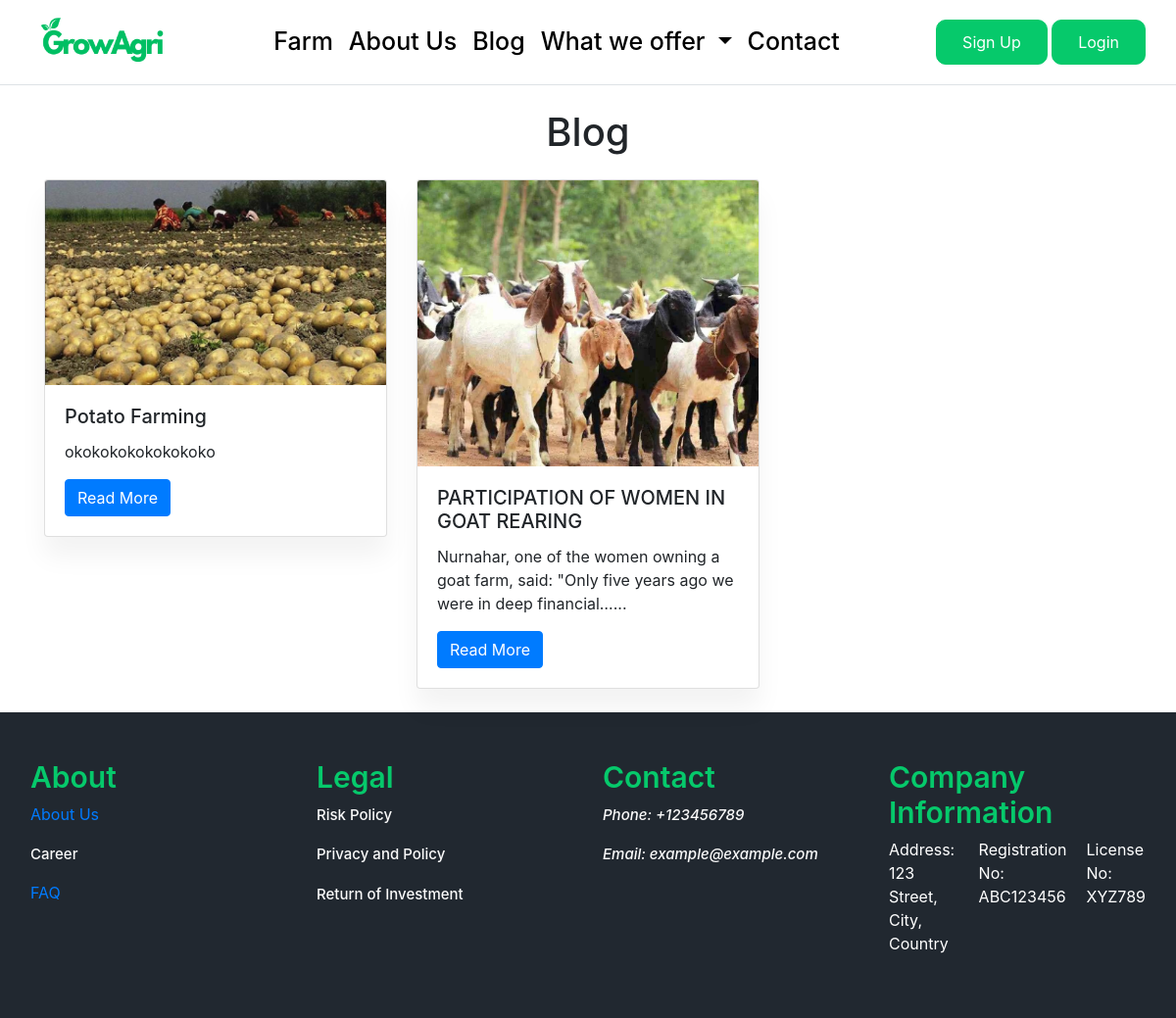
/blog/, run on an earlier commit of the app's database.
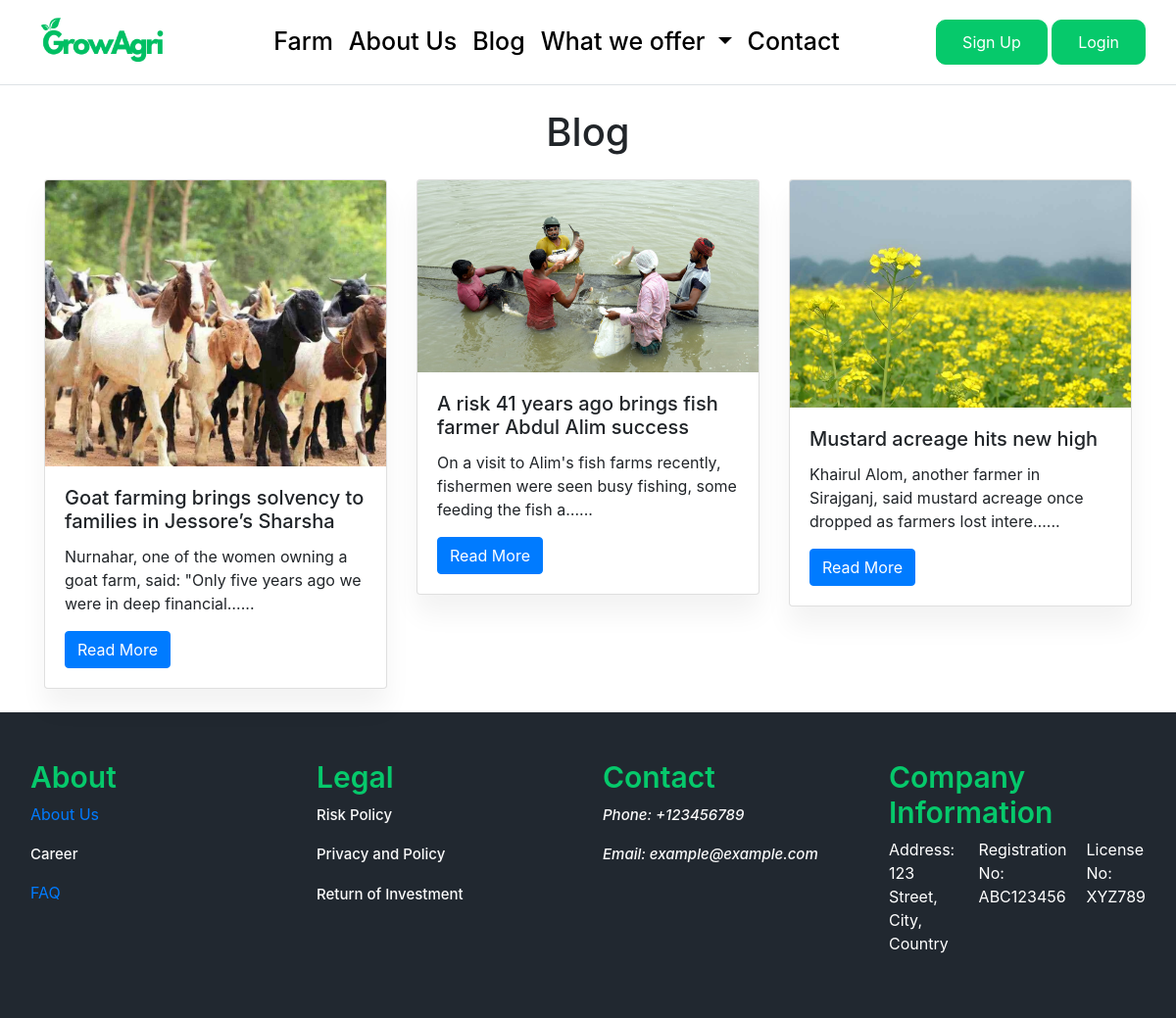
And on a later commit of the database.
### blog/models.py (models this page shows, shortened)
class Post(models.Model):
    title = models.CharField(max_length=200)
    content = models.TextField()  # Reverted back to TextField
    author_name = models.CharField(max_length=100)
    date_posted = models.DateTimeField(default=timezone.now)
    image = models.ImageField(upload_to='post_images', default='default.jpg')

### blog/views.py (the view)
# urls.py: path('', views.blog_list, name='blog_list'),
def blog_list(request):
    posts = Post.objects.all()
    return render(request, 'blog/blog_list.html', {'posts': posts})

### carts/context_processors.py (called while the page is built)
def counter(request):
    cart_count = 0
    if 'admin' in request.path:
        return {}
    else:
        try:
            cart = Cart.objects.filter(cart_id=_cart_id(request))
            if request.user.is_authenticated:
                cart_items = CartItem.objects.all().filter(user=request.user)
            else:
                cart_items = CartItem.objects.filter(cart=cart[:1])
            for cart_item in cart_items:
                cart_count += cart_item.quantity
        except Cart.DoesNotExist:
            cart_count = 0
    return {'cart_count': cart_count}

### carts/views.py (called while the page is built)
def _cart_id(request):
    cart = request.session.session_key
    if not cart:
        cart = request.session.create()
    return cart

### projects/context_processors.py (called while the page is built)
def menu_links(request):
    links = CropType.objects.all()
    return dict(links=links)

### templates/blog/blog_list.html (shortened to what this page needs)
{% extends "base.html" %}
{% load static %}
{% block content %}
<div class="container">
    <h1 class="my-4 text-center">Blog</h1>
    <div class="row">
        {% for post in posts %}
            <div class="col-md-4 mb-4">
                <div class="card">
                    {% if post.image %}
                        <img src="{{ post.image.url }}" class="card-img-top"  alt="{{ post.title }}">
                    {% endif %}
                    <div class="card-body">
                        <h5 class="card-title">{{ post.title }}</h5>
                        <p class="card-text">{% if post.content|length > 100 %}{{ post.content|truncatechars:100 }}...{% else %}{{ post.content }}{% endif %}</p>
                        <a href="{% url 'blog_detail' post.pk %}" class="btn btn-primary">Read More</a>
                    </div>
                </div>
            </div>
        {% endfor %}
    </div>
</div>
{% endblock content %}

### templates/base.html (shortened to what this page needs)
{% load static %}
{%load static %}
<!doctype html>
<html lang="en">
<head>
    <link href="https://cdn.jsdelivr.net/npm/bootstrap@5.0.2/dist/css/bootstrap.min.css" rel="stylesheet"
>
        <link rel="stylesheet" href="https://cdn.jsdelivr.net/npm/bootstrap@4.0.0/dist/css/bootstrap.min.css">
    <link href="https://cdnjs.cloudflare.com/ajax/libs/font-awesome/5.15.4/css/all.min.css" rel="stylesheet">
    <link rel="stylesheet" href="{% static 'css/style.css' %}">
</head>
<body>
    {% include 'includes/header.html' %}
    {% block content%}
    {% endblock content %}
    {% include 'includes/footer.html' %}
</body>
</html>

### templates/includes/header.html (shortened to what this page needs)
{% load static %}
<nav class="navbar navbar-expand-lg border-bottom navbar-light">
    <div class="container-fluid">
        <a class="mb-0 h1 logo_text" href="{% url 'home' %}">
            <img src="{% static 'images/logo.png' %}" height="70" width="150" alt="">
        </a>
        <div class="collapse navbar-collapse" id="navbarSupportedContent">
            <ul class="navbar-nav mx-auto mb-2 mb-lg-0">
                <li class="nav-item">
                    <a class="nav-link link_item" href="{% url 'farm' %}">Farm</a>
                </li>
                <li class="nav-item">
                    <a class="nav-link link_item" href="{% url 'about-us' %}">About Us</a>
                </li>
                <li class="nav-item">
                    <a class="nav-link link_item" href="{% url 'blog_list' %}">Blog</a>
                </li>
                <li class="nav-item dropdown">
                    <a class="nav-link link_item dropdown-toggle" href="#" id="navbarDropdown" role="button" data-toggle="dropdown" aria-haspopup="true" aria-expanded="false">
                        What we offer
                    </a>
                </li>
                <li class="nav-item">
                    <a class="nav-link link_item" href="#">Contact</a>
                </li>
            </ul>
            {% if user.is_authenticated %}
            <div class="d-flex align-items-center me-5">
                <div class="dropdown me-3">
                    <button class="dropdown-toggle user_toggle" type="button" id="dropdownMenuButton1"
                        data-bs-toggle="dropdown" aria-expanded="false">
                        <i class="fa fa-user" aria-hidden="true"></i>
                    </button>
                    <ul class="dropdown-menu me-5 mt-3" aria-labelledby="dropdownMenuButton1">
                        <li><a class="dropdown-item" href="{% url 'dashboard' %}">Dashboard</a></li>
                        <li><a class="dropdown-item" href="{% url 'logout' %}">Logout</a></li>
                    </ul>
                </div>
                <div class="me-3">
                    <p class="m-0 m-0 fw-bold"> {{ user.first_name }} </p>
                    <p class="m-0 m-0">Funder</p>
                </div>
            </div>
            {% else %}
            <div>
                <a href="{% url 'register' %}" class="btn btn-primary custom_button">Sign Up</a>
                <a href="{% url 'login' %}" class="btn btn-outline-secondary custom_button">Login</a>
            </div>
            {% endif %}
        </div>
    </div>
</nav>

### templates/script.html (shortened to what this page needs)
{% load static %}

### templates/includes/footer.html
{% load static%}
<link rel="stylesheet" href="{% static 'css/style.css' %}">
    <div class="footer_container px-3 py-5">
        <div class="container-fluid">
            <div class="row">
                <div class="col-md-3 col-sm-12">
                    <h3 class="footer_menu_header">About</h3>
                    <div>
                        <p><a href="{% url 'about-us' %}">About Us</a></p>
                        <p><a href="#" class="footer_link">Career</a></p>
                        <p><a href="{% url 'faq' %}">FAQ</a></p>
                    </div>
                </div>
                <div class="col-md-3 col-sm-12">
                    <h3 class="footer_menu_header">Legal</h3>
                    <div>
                        <p><a href="#" class="footer_link">Risk Policy</a></p>
                        <p><a href="#" class="footer_link">Privacy and Policy</a></p>
                        <p><a href="#" class="footer_link">Return of Investment</a></p>
                    </div>
                </div>
                <div class="col-md-3 col-sm-12">
                    <h3 class="footer_menu_header">Contact</h3>
                    <div>
                        <p><i class="footer_link">Phone: +123456789 </i></p>
                        <p><i class="footer_link">Email: example@example.com </i></p>
                    </div>
                </div>
                <div class="col-md-3 col-sm-12">
                    <h3 class="footer_menu_header">Company Information</h3>
                    <div style="display: flex; flex-direction: row;">
                        <p style="color: white; margin-right: 20px;">Address: 123 Street, City, Country</p>
                        <p style="color: white; margin-right: 20px;">Registration No: ABC123456</p>
                        <p style="color: white;">License No: XYZ789</p>
                    </div>
                </div>
            </div>
        </div>
    </div>

### static/css/style.css (style rules this page uses)
.logo_text { color: #0c0c0c; text-decoration: none; font-size: 50px; }
.link_item { color: #000000 !important; font-size: 25px; font-weight: 500; }
.footer_container { background-color: #212830; }
.footer_menu_header { color: #06C96B; font-size: 30px; font-weight: 600; }
.footer_link { color: rgb(250, 250, 250); text-decoration: none; font-size: 15px; font-weight: 500; }
.custom_button { background-color: #06C96B; border: none; padding: 10px 26px; border-radius: 10px; color: white; border: 1px solid #06C96B; transition: 0.3s; }
.card { box-shadow: 0 20px 27px 0 rgb(0 0 0 / 5%); }

What changed in the data, as far as the page shows it:
removed Post: image (picture), title "Potato Farming", content "okokokokokokokoko"
removed Post: image (picture), title "PARTICIPATION OF WOMEN IN GOAT REARING", content "Nurnahar, one of the women owning a goat farm, said: \"Only five years ago we were in deep financial…"
added Post: image (picture), title "Goat farming brings solvency to families in Jessore’s Sharsha", content "Nurnahar, one of the women owning a goat farm, said: \"Only five years ago we were in deep financial…"
added Post: image (picture), title "A risk 41 years ago brings fish farmer Abdul Alim success", content "On a visit to Alim's fish farms recently, fishermen were seen busy fishing, some feeding the fish a…"
added Post: image (picture), title "Mustard acreage hits new high", content "Khairul Alom, another farmer in Sirajganj, said mustard acreage once dropped as farmers lost intere…"
